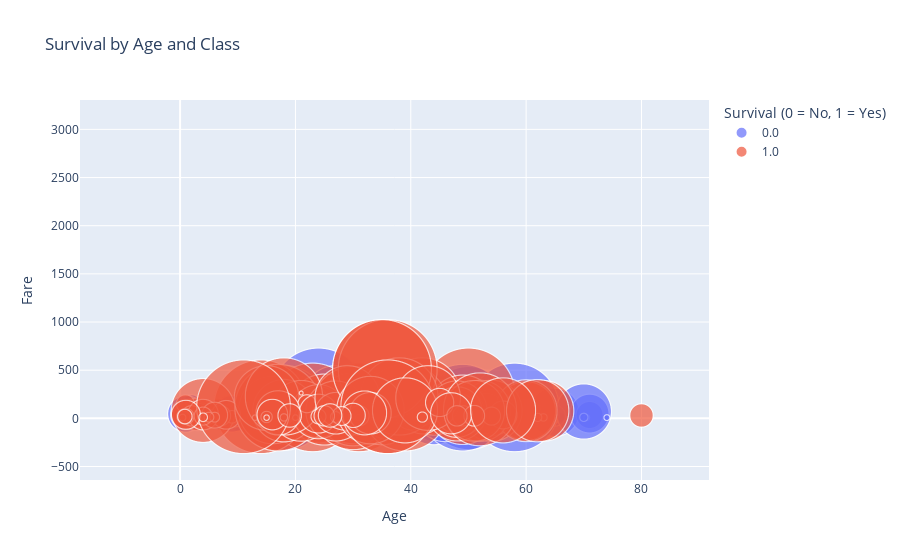

Write notebook code for a chart like this one.
### Markdown cell above
# Динамический график выживаемости в зависимости от возраста и класса

### Code cell
fig6 = px.scatter(
    titanic_data,
    x='Age',
    y='Fare',
    color='Survived',
    size='Fare',
    hover_name='Name',
    title='Survival by Age and Class',
    labels={'Survived': 'Survival (0 = No, 1 = Yes)'},
    color_continuous_scale=px.colors.sequential.Viridis
)

fig6.update_traces(marker=dict(sizemode='diameter', opacity=0.7), selector=dict(mode='markers'))

fig6.show()

### Figure 1 — Plotly figure (JSON) as saved in the notebook; plotly's stock layout.template omitted (floating-point values rounded to 4 significant figures; data arrays with more than 128 entries replaced by an {"elided": "..."} marker saying what was removed)
{"data": [{"hovertemplate": "<b>%{hovertext}</b><br><br>Survival (0 = No, 1 = Yes)=0.0<br>Age=%{x}<br>Fare=%{marker.size}<extra></extra>", "hovertext": {"elided": "549 str values"}, "legendgroup": "0.0", "marker": {"color": "#636efa", "opacity": 0.7, "size": {"elided": "549 float values"}, "sizemode": "diameter", "sizeref": 1.281, "symbol": "circle"}, "mode": "markers", "name": "0.0", "showlegend": true, "type": "scattergl", "x": {"elided": "549 float values"}, "xaxis": "x", "y": {"elided": "549 float values"}, "yaxis": "y"}, {"hovertemplate": "<b>%{hovertext}</b><br><br>Survival (0 = No, 1 = Yes)=1.0<br>Age=%{x}<br>Fare=%{marker.size}<extra></extra>", "hovertext": {"elided": "342 str values"}, "legendgroup": "1.0", "marker": {"color": "#EF553B", "opacity": 0.7, "size": {"elided": "342 float values"}, "sizemode": "diameter", "sizeref": 1.281, "symbol": "circle"}, "mode": "markers", "name": "1.0", "showlegend": true, "type": "scattergl", "x": {"elided": "342 float values"}, "xaxis": "x", "y": {"elided": "342 float values"}, "yaxis": "y"}], "layout": {"autosize": true, "legend": {"itemsizing": "constant", "title": {"text": "Survival (0 = No, 1 = Yes)"}, "tracegroupgap": 0}, "title": {"text": "Survival by Age and Class"}, "xaxis": {"anchor": "y", "autorange": true, "domain": [0, 1], "range": [-13.32, 86.84], "title": {"text": "Age"}, "type": "linear"}, "yaxis": {"anchor": "x", "autorange": true, "domain": [0, 1], "range": [0, 512.3], "title": {"text": "Fare"}, "type": "linear"}}}
